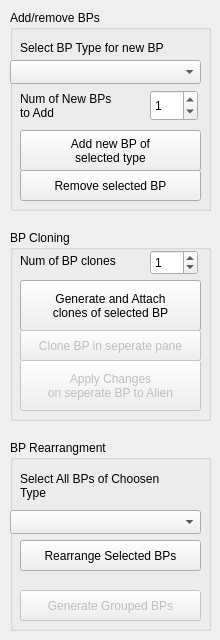
        <widget class="QWidget" name="tab_18">
         <attribute name="title">
          <string>BodyPart</string>
         </attribute>
         <widget class="QGroupBox" name="groupBox_9">
          <property name="geometry">
           <rect>
            <x>10</x>
            <y>10</y>
            <width>201</width>
            <height>201</height>
           </rect>
          </property>
          <property name="title">
           <string>Add/remove BPs</string>
          </property>
          <widget class="QLabel" name="label_22">
           <property name="geometry">
            <rect>
             <x>10</x>
             <y>30</y>
             <width>181</width>
             <height>16</height>
            </rect>
           </property>
           <property name="text">
            <string>Select BP Type for new BP</string>
           </property>
          </widget>
          <widget class="QComboBox" name="comboBox_4">
           <property name="geometry">
            <rect>
             <x>0</x>
             <y>50</y>
             <width>191</width>
             <height>24</height>
            </rect>
           </property>
           <item>
            <property name="text">
             <string/>
            </property>
           </item>
           <item>
            <property name="text">
             <string>Upper Limb</string>
            </property>
           </item>
           <item>
            <property name="text">
             <string>Lower Limb</string>
            </property>
           </item>
          </widget>
          <widget class="QPushButton" name="pushButton_73">
           <property name="geometry">
            <rect>
             <x>10</x>
             <y>120</y>
             <width>181</width>
             <height>41</height>
            </rect>
           </property>
           <property name="text">
            <string>Add new BP of 
selected type</string>
           </property>
           <property name="autoDefault">
            <bool>false</bool>
           </property>
           <property name="default">
            <bool>false</bool>
           </property>
           <property name="flat">
            <bool>false</bool>
           </property>
          </widget>
          <widget class="QPushButton" name="pushButton_74">
           <property name="geometry">
            <rect>
             <x>10</x>
             <y>160</y>
             <width>181</width>
             <height>31</height>
            </rect>
           </property>
           <property name="text">
            <string>Remove selected BP</string>
           </property>
          </widget>
          <widget class="QSpinBox" name="spinBox_31">
           <property name="enabled">
            <bool>true</bool>
           </property>
           <property name="geometry">
            <rect>
             <x>140</x>
             <y>80</y>
             <width>48</width>
             <height>31</height>
            </rect>
           </property>
           <property name="maximum">
            <number>6</number>
           </property>
           <property name="value">
            <number>1</number>
           </property>
          </widget>
          <widget class="QLabel" name="label_92">
           <property name="geometry">
            <rect>
             <x>10</x>
             <y>80</y>
             <width>111</width>
             <height>31</height>
            </rect>
           </property>
           <property name="text">
            <string>Num of New BPs 
to Add</string>
           </property>
          </widget>
         </widget>
         <widget class="QGroupBox" name="groupBox_13">
          <property name="geometry">
           <rect>
            <x>10</x>
            <y>230</y>
            <width>201</width>
            <height>191</height>
           </rect>
          </property>
          <property name="title">
           <string>BP Cloning</string>
          </property>
          <widget class="QPushButton" name="pushButton_69">
           <property name="geometry">
            <rect>
             <x>10</x>
             <y>50</y>
             <width>181</width>
             <height>51</height>
            </rect>
           </property>
           <property name="text">
            <string>Generate and Attach 
clones of selected BP</string>
           </property>
          </widget>
          <widget class="QSpinBox" name="spinBox_19">
           <property name="enabled">
            <bool>true</bool>
           </property>
           <property name="geometry">
            <rect>
             <x>140</x>
             <y>20</y>
             <width>48</width>
             <height>25</height>
            </rect>
           </property>
           <property name="maximum">
            <number>6</number>
           </property>
           <property name="value">
            <number>1</number>
           </property>
          </widget>
          <widget class="QLabel" name="label_49">
           <property name="geometry">
            <rect>
             <x>10</x>
             <y>20</y>
             <width>121</width>
             <height>21</height>
            </rect>
           </property>
           <property name="text">
            <string>Num of BP clones</string>
           </property>
          </widget>
          <widget class="QPushButton" name="pushButton_3">
           <property name="enabled">
            <bool>false</bool>
           </property>
           <property name="geometry">
            <rect>
             <x>10</x>
             <y>100</y>
             <width>181</width>
             <height>31</height>
            </rect>
           </property>
           <property name="text">
            <string>Clone BP in seperate pane</string>
           </property>
          </widget>
          <widget class="QPushButton" name="pushButton_12">
           <property name="enabled">
            <bool>false</bool>
           </property>
           <property name="geometry">
            <rect>
             <x>10</x>
             <y>130</y>
             <width>181</width>
             <height>51</height>
            </rect>
           </property>
           <property name="text">
            <string>Apply Changes 
on seperate BP to Alien</string>
           </property>
          </widget>
         </widget>
         <widget class="QGroupBox" name="groupBox_14">
          <property name="geometry">
           <rect>
            <x>10</x>
            <y>440</y>
            <width>201</width>
            <height>191</height>
           </rect>
          </property>
          <property name="title">
           <string>BP Rearrangment</string>
          </property>
          <widget class="QPushButton" name="pushButton_18">
           <property name="enabled">
            <bool>false</bool>
           </property>
           <property name="geometry">
            <rect>
             <x>10</x>
             <y>150</y>
             <width>181</width>
             <height>31</height>
            </rect>
           </property>
           <property name="text">
            <string>Generate Grouped BPs</string>
           </property>
          </widget>
          <widget class="QPushButton" name="pushButton_13">
           <property name="enabled">
            <bool>true</bool>
           </property>
           <property name="geometry">
            <rect>
             <x>10</x>
             <y>100</y>
             <width>181</width>
             <height>31</height>
            </rect>
           </property>
           <property name="text">
            <string>Rearrange Selected BPs</string>
           </property>
          </widget>
          <widget class="QLabel" name="label_31">
           <property name="geometry">
            <rect>
             <x>10</x>
             <y>30</y>
             <width>181</width>
             <height>31</height>
            </rect>
           </property>
           <property name="text">
            <string>Select All BPs of Choosen 
Type</string>
           </property>
          </widget>
          <widget class="QComboBox" name="comboBox_18">
           <property name="geometry">
            <rect>
             <x>0</x>
             <y>70</y>
             <width>191</width>
             <height>24</height>
            </rect>
           </property>
           <item>
            <property name="text">
             <string/>
            </property>
           </item>
           <item>
            <property name="text">
             <string>Upper Limb</string>
            </property>
           </item>
           <item>
            <property name="text">
             <string>Lower Limb</string>
            </property>
           </item>
           <item>
            <property name="text">
             <string>Head</string>
            </property>
           </item>
          </widget>
         </widget>
        </widget>
